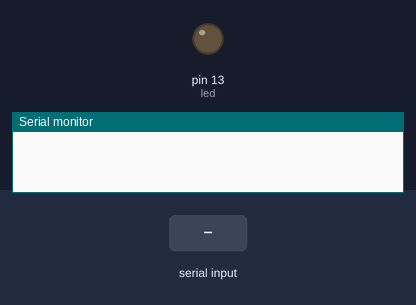
The sketch below on a simulated Arduino Uno, built with avr-gcc and run on an emulated ATmega328P. Shown: output pins drawn as LEDs (lit = HIGH), the last lines printed to the serial monitor. Inputs (shaded band) come from the test bench.

Above: at 1.2 s.
1.3 s: "w" received over the second serial link
At 1.8 s:
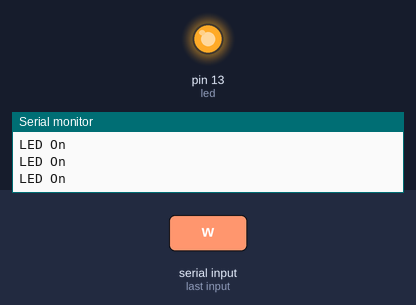
2.8 s: "s" received over the second serial link
At 3.4 s:
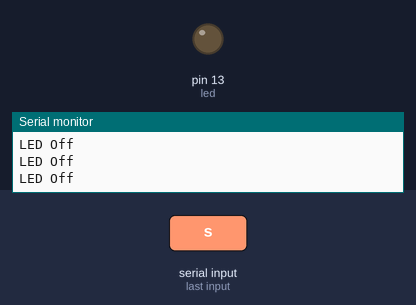
Timing chart, 0 to 5.8 s (numbered marks = the images above; inputs shaded):
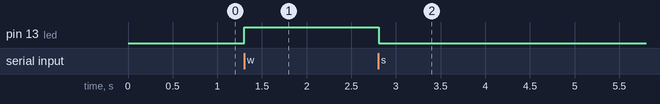

Measured:
- after the input at 1.3 s, pin 13 (led): LOW → HIGH at once
- after the input at 2.8 s, pin 13 (led): HIGH → LOW at once

The sketch:

Arduino-App-BLE-test-Code.ino
```cpp
#include <SoftwareSerial.h>

SoftwareSerial bluetooth(2, 3); // RX | TX

char flag = 0;
int led = 13;

void setup()
{
  Serial.begin(9600);
  bluetooth.begin(9600);
  pinMode(led, OUTPUT);
}
void loop()
{
  if (bluetooth.available())
    flag = bluetooth.read();

  if (flag == 'w')
  {
    digitalWrite(led, HIGH);
    Serial.println("LED On");
  }
  else if (flag == 's')
  {
    digitalWrite(led, LOW);
    Serial.println("LED Off");
  }
  else if (flag == '0')
  {
    digitalWrite(led, LOW);
    Serial.println("LED Off");
  }
}
```
